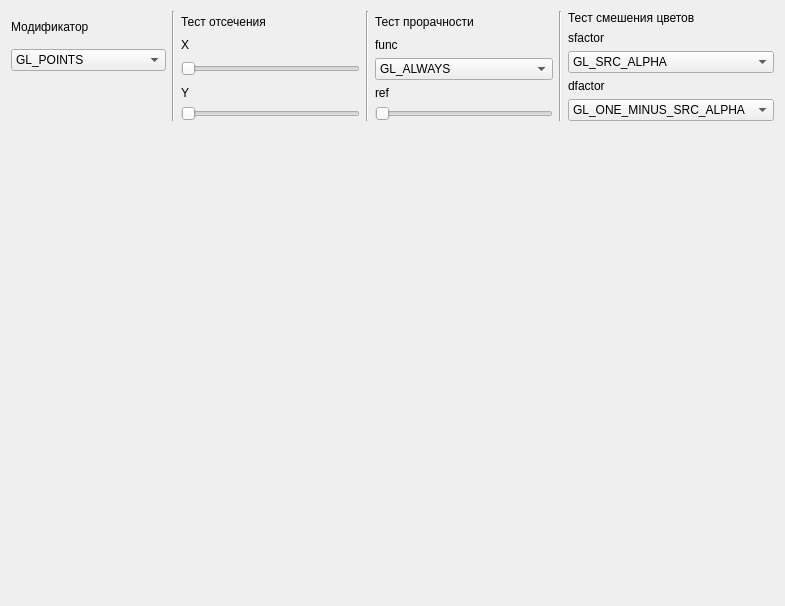
<?xml version="1.0" encoding="UTF-8"?>
<ui version="4.0">
 <class>MainWindow</class>
 <widget class="QMainWindow" name="MainWindow">
  <property name="windowModality">
   <enum>Qt::ApplicationModal</enum>
  </property>
  <property name="geometry">
   <rect>
    <x>0</x>
    <y>0</y>
    <width>785</width>
    <height>606</height>
   </rect>
  </property>
  <property name="windowTitle">
   <string>Примитивы OpenGL</string>
  </property>
  <widget class="QWidget" name="centralWidget">
   <layout class="QVBoxLayout" name="verticalLayout_16">
    <item>
     <layout class="QVBoxLayout" name="verticalLayout_14">
      <item>
       <layout class="QHBoxLayout" name="horizontalLayout_8">
        <item>
         <layout class="QVBoxLayout" name="verticalLayout">
          <item>
           <widget class="QLabel" name="label_4">
            <property name="sizePolicy">
             <sizepolicy hsizetype="Minimum" vsizetype="Maximum">
              <horstretch>0</horstretch>
              <verstretch>0</verstretch>
             </sizepolicy>
            </property>
            <property name="text">
             <string>Модификатор</string>
            </property>
           </widget>
          </item>
          <item>
           <widget class="QComboBox" name="comboBox">
            <item>
             <property name="text">
              <string>GL_POINTS</string>
             </property>
            </item>
            <item>
             <property name="text">
              <string>GL_LINES</string>
             </property>
            </item>
            <item>
             <property name="text">
              <string>GL_LINE_STRIP</string>
             </property>
            </item>
            <item>
             <property name="text">
              <string>GL_LINE_LOOP</string>
             </property>
            </item>
            <item>
             <property name="text">
              <string>GL_TRIANGLES</string>
             </property>
            </item>
            <item>
             <property name="text">
              <string>GL_TRIANGLE_STRIP</string>
             </property>
            </item>
            <item>
             <property name="text">
              <string>GL_TRIANGLE_FAN</string>
             </property>
            </item>
            <item>
             <property name="text">
              <string>GL_QUADS</string>
             </property>
            </item>
            <item>
             <property name="text">
              <string>GL_QUAD_STRIP</string>
             </property>
            </item>
            <item>
             <property name="text">
              <string>GL_POLYGON</string>
             </property>
            </item>
           </widget>
          </item>
          <item>
           <spacer name="verticalSpacer_2">
            <property name="orientation">
             <enum>Qt::Vertical</enum>
            </property>
            <property name="sizeType">
             <enum>QSizePolicy::Minimum</enum>
            </property>
            <property name="sizeHint" stdset="0">
             <size>
              <width>20</width>
              <height>40</height>
             </size>
            </property>
           </spacer>
          </item>
         </layout>
        </item>
        <item>
         <layout class="QHBoxLayout" name="horizontalLayout_7">
          <item>
           <layout class="QHBoxLayout" name="horizontalLayout_2">
            <item>
             <widget class="Line" name="line">
              <property name="orientation">
               <enum>Qt::Vertical</enum>
              </property>
             </widget>
            </item>
            <item>
             <layout class="QVBoxLayout" name="verticalLayout_15">
              <item>
               <widget class="QLabel" name="label">
                <property name="text">
                 <string>Тест отсечения</string>
                </property>
               </widget>
              </item>
              <item>
               <layout class="QHBoxLayout" name="horizontalLayout">
                <item>
                 <layout class="QVBoxLayout" name="verticalLayout_4">
                  <item>
                   <layout class="QVBoxLayout" name="verticalLayout_3">
                    <item>
                     <widget class="QLabel" name="label_2">
                      <property name="text">
                       <string>X</string>
                      </property>
                     </widget>
                    </item>
                    <item>
                     <widget class="QSlider" name="ScissorX">
                      <property name="minimumSize">
                       <size>
                        <width>92</width>
                        <height>22</height>
                       </size>
                      </property>
                      <property name="maximum">
                       <number>100</number>
                      </property>
                      <property name="singleStep">
                       <number>1</number>
                      </property>
                      <property name="orientation">
                       <enum>Qt::Horizontal</enum>
                      </property>
                     </widget>
                    </item>
                   </layout>
                  </item>
                  <item>
                   <layout class="QVBoxLayout" name="verticalLayout_2">
                    <item>
                     <widget class="QLabel" name="label_3">
                      <property name="text">
                       <string>Y</string>
                      </property>
                     </widget>
                    </item>
                    <item>
                     <widget class="QSlider" name="ScissorY">
                      <property name="maximum">
                       <number>100</number>
                      </property>
                      <property name="orientation">
                       <enum>Qt::Horizontal</enum>
                      </property>
                     </widget>
                    </item>
                   </layout>
                  </item>
                 </layout>
                </item>
                <item>
                 <layout class="QVBoxLayout" name="verticalLayout_5">
                  <item>
                   <layout class="QVBoxLayout" name="verticalLayout_7"/>
                  </item>
                 </layout>
                </item>
               </layout>
              </item>
             </layout>
            </item>
           </layout>
          </item>
          <item>
           <layout class="QHBoxLayout" name="horizontalLayout_3">
            <item>
             <widget class="Line" name="line_2">
              <property name="orientation">
               <enum>Qt::Vertical</enum>
              </property>
             </widget>
            </item>
            <item>
             <layout class="QHBoxLayout" name="horizontalLayout_4">
              <item>
               <layout class="QVBoxLayout" name="verticalLayout_8">
                <item>
                 <widget class="QLabel" name="label_5">
                  <property name="text">
                   <string>Тест прорачности</string>
                  </property>
                 </widget>
                </item>
                <item>
                 <layout class="QVBoxLayout" name="verticalLayout_9">
                  <item>
                   <widget class="QLabel" name="label_8">
                    <property name="text">
                     <string>func</string>
                    </property>
                   </widget>
                  </item>
                  <item>
                   <widget class="QComboBox" name="comboBoxFunc">
                    <property name="currentText">
                     <string>GL_ALWAYS</string>
                    </property>
                    <property name="currentIndex">
                     <number>7</number>
                    </property>
                    <item>
                     <property name="text">
                      <string>GL_NEVER</string>
                     </property>
                    </item>
                    <item>
                     <property name="text">
                      <string>GL_LESS</string>
                     </property>
                    </item>
                    <item>
                     <property name="text">
                      <string>GL_EQUAL</string>
                     </property>
                    </item>
                    <item>
                     <property name="text">
                      <string>GL_LEQUAL</string>
                     </property>
                    </item>
                    <item>
                     <property name="text">
                      <string>GL_GREATER</string>
                     </property>
                    </item>
                    <item>
                     <property name="text">
                      <string>GL_NOTEQUAL</string>
                     </property>
                    </item>
                    <item>
                     <property name="text">
                      <string>GL_GEQUAL</string>
                     </property>
                    </item>
                    <item>
                     <property name="text">
                      <string>GL_ALWAYS</string>
                     </property>
                    </item>
                   </widget>
                  </item>
                 </layout>
                </item>
                <item>
                 <layout class="QVBoxLayout" name="verticalLayout_10">
                  <item>
                   <widget class="QLabel" name="label_9">
                    <property name="text">
                     <string>ref</string>
                    </property>
                   </widget>
                  </item>
                  <item>
                   <widget class="QSlider" name="ref">
                    <property name="maximum">
                     <number>100</number>
                    </property>
                    <property name="orientation">
                     <enum>Qt::Horizontal</enum>
                    </property>
                   </widget>
                  </item>
                 </layout>
                </item>
               </layout>
              </item>
             </layout>
            </item>
           </layout>
          </item>
          <item>
           <layout class="QHBoxLayout" name="horizontalLayout_5">
            <item>
             <widget class="Line" name="line_3">
              <property name="orientation">
               <enum>Qt::Vertical</enum>
              </property>
             </widget>
            </item>
            <item>
             <layout class="QHBoxLayout" name="horizontalLayout_6">
              <item>
               <layout class="QVBoxLayout" name="verticalLayout_11">
                <item>
                 <widget class="QLabel" name="label_10">
                  <property name="text">
                   <string>Тест смешения цветов</string>
                  </property>
                 </widget>
                </item>
                <item>
                 <layout class="QVBoxLayout" name="verticalLayout_12">
                  <item>
                   <widget class="QLabel" name="label_11">
                    <property name="text">
                     <string>sfactor </string>
                    </property>
                   </widget>
                  </item>
                  <item>
                   <widget class="QComboBox" name="sfactor">
                    <property name="currentIndex">
                     <number>4</number>
                    </property>
                    <item>
                     <property name="text">
                      <string>GL_ZERO</string>
                     </property>
                    </item>
                    <item>
                     <property name="text">
                      <string>GL_ONE</string>
                     </property>
                    </item>
                    <item>
                     <property name="text">
                      <string>GL_DST_COLOR</string>
                     </property>
                    </item>
                    <item>
                     <property name="text">
                      <string>GL_ONE_MINUS_DST_COLOR</string>
                     </property>
                    </item>
                    <item>
                     <property name="text">
                      <string>GL_SRC_ALPHA</string>
                     </property>
                    </item>
                    <item>
                     <property name="text">
                      <string>GL_ONE_MINUS_SRC_ALPHA</string>
                     </property>
                    </item>
                    <item>
                     <property name="text">
                      <string>GL_DST_ALPHA</string>
                     </property>
                    </item>
                    <item>
                     <property name="text">
                      <string>GL_ONE_MINUS_DST_ALPHA</string>
                     </property>
                    </item>
                    <item>
                     <property name="text">
                      <string>GL_SRC_ALPHA_SATURATE</string>
                     </property>
                    </item>
                   </widget>
                  </item>
                 </layout>
                </item>
                <item>
                 <layout class="QVBoxLayout" name="verticalLayout_13">
                  <item>
                   <widget class="QLabel" name="label_12">
                    <property name="text">
                     <string>dfactor </string>
                    </property>
                   </widget>
                  </item>
                  <item>
                   <widget class="QComboBox" name="dfactor">
                    <property name="currentIndex">
                     <number>5</number>
                    </property>
                    <item>
                     <property name="text">
                      <string>GL_ZERO</string>
                     </property>
                    </item>
                    <item>
                     <property name="text">
                      <string>GL_ONE</string>
                     </property>
                    </item>
                    <item>
                     <property name="text">
                      <string>GL_DST_COLOR</string>
                     </property>
                    </item>
                    <item>
                     <property name="text">
                      <string>GL_ONE_MINUS_DST_COLOR</string>
                     </property>
                    </item>
                    <item>
                     <property name="text">
                      <string>GL_SRC_ALPHA</string>
                     </property>
                    </item>
                    <item>
                     <property name="text">
                      <string>GL_ONE_MINUS_SRC_ALPHA</string>
                     </property>
                    </item>
                    <item>
                     <property name="text">
                      <string>GL_DST_ALPHA</string>
                     </property>
                    </item>
                    <item>
                     <property name="text">
                      <string>GL_ONE_MINUS_DST_ALPHA</string>
                     </property>
                    </item>
                   </widget>
                  </item>
                 </layout>
                </item>
               </layout>
              </item>
             </layout>
            </item>
           </layout>
          </item>
         </layout>
        </item>
       </layout>
      </item>
      <item>
       <widget class="GLWidget" name="MyGLWidget" native="true">
        <property name="sizePolicy">
         <sizepolicy hsizetype="Expanding" vsizetype="Expanding">
          <horstretch>0</horstretch>
          <verstretch>0</verstretch>
         </sizepolicy>
        </property>
       </widget>
      </item>
     </layout>
    </item>
   </layout>
   <zorder></zorder>
  </widget>
 </widget>
 <layoutdefault spacing="6" margin="11"/>
 <customwidgets>
  <customwidget>
   <class>GLWidget</class>
   <extends>QWidget</extends>
   <header>glwidget.h</header>
   <container>1</container>
   <slots>
    <slot>changeShapePicture(QString)</slot>
    <slot>changeX(int)</slot>
    <slot>changeY(int)</slot>
    <slot>changeWidth(int)</slot>
    <slot>changeHeight(int)</slot>
    <slot>changeFunc(int)</slot>
    <slot>changeRef(int)</slot>
    <slot>changeSfactor(QString)</slot>
    <slot>changeDfactor(QString)</slot>
   </slots>
  </customwidget>
 </customwidgets>
 <resources/>
 <connections>
  <connection>
   <sender>comboBox</sender>
   <signal>currentIndexChanged(QString)</signal>
   <receiver>MyGLWidget</receiver>
   <slot>changeShapePicture(QString)</slot>
   <hints>
    <hint type="sourcelabel">
     <x>60</x>
     <y>39</y>
    </hint>
    <hint type="destinationlabel">
     <x>114</x>
     <y>197</y>
    </hint>
   </hints>
  </connection>
  <connection>
   <sender>ScissorX</sender>
   <signal>sliderMoved(int)</signal>
   <receiver>MyGLWidget</receiver>
   <slot>changeX(int)</slot>
   <hints>
    <hint type="sourcelabel">
     <x>210</x>
     <y>71</y>
    </hint>
    <hint type="destinationlabel">
     <x>214</x>
     <y>208</y>
    </hint>
   </hints>
  </connection>
  <connection>
   <sender>ScissorY</sender>
   <signal>sliderMoved(int)</signal>
   <receiver>MyGLWidget</receiver>
   <slot>changeY(int)</slot>
   <hints>
    <hint type="sourcelabel">
     <x>196</x>
     <y>113</y>
    </hint>
    <hint type="destinationlabel">
     <x>196</x>
     <y>186</y>
    </hint>
   </hints>
  </connection>
  <connection>
   <sender>comboBoxFunc</sender>
   <signal>currentIndexChanged(int)</signal>
   <receiver>MyGLWidget</receiver>
   <slot>changeFunc(int)</slot>
   <hints>
    <hint type="sourcelabel">
     <x>496</x>
     <y>67</y>
    </hint>
    <hint type="destinationlabel">
     <x>468</x>
     <y>261</y>
    </hint>
   </hints>
  </connection>
  <connection>
   <sender>ref</sender>
   <signal>sliderMoved(int)</signal>
   <receiver>MyGLWidget</receiver>
   <slot>changeRef(int)</slot>
   <hints>
    <hint type="sourcelabel">
     <x>529</x>
     <y>116</y>
    </hint>
    <hint type="destinationlabel">
     <x>552</x>
     <y>202</y>
    </hint>
   </hints>
  </connection>
  <connection>
   <sender>sfactor</sender>
   <signal>currentIndexChanged(QString)</signal>
   <receiver>MyGLWidget</receiver>
   <slot>changeSfactor(QString)</slot>
   <hints>
    <hint type="sourcelabel">
     <x>647</x>
     <y>73</y>
    </hint>
    <hint type="destinationlabel">
     <x>659</x>
     <y>200</y>
    </hint>
   </hints>
  </connection>
  <connection>
   <sender>dfactor</sender>
   <signal>currentIndexChanged(QString)</signal>
   <receiver>MyGLWidget</receiver>
   <slot>changeDfactor(QString)</slot>
   <hints>
    <hint type="sourcelabel">
     <x>740</x>
     <y>117</y>
    </hint>
    <hint type="destinationlabel">
     <x>765</x>
     <y>250</y>
    </hint>
   </hints>
  </connection>
 </connections>
</ui>
